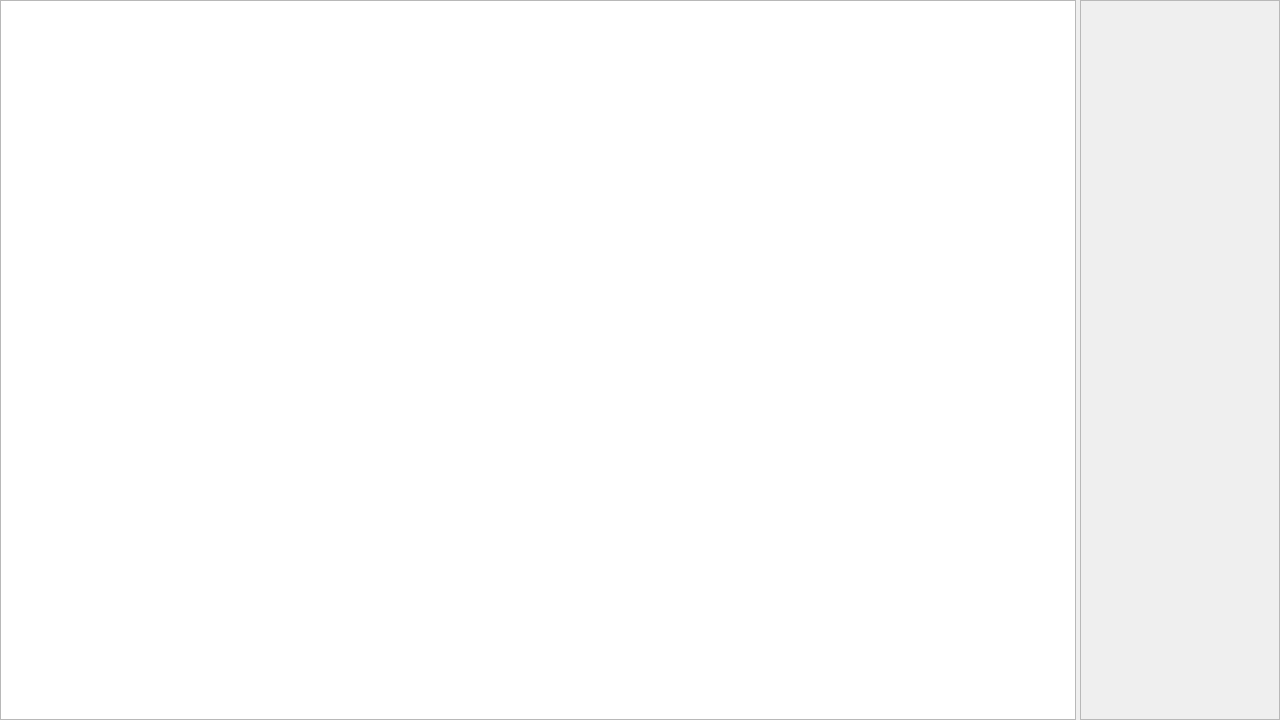
<?xml version="1.0" encoding="UTF-8"?>
<ui version="4.0">
 <class>MainWindow</class>
 <widget class="QDialog" name="MainWindow">
  <property name="geometry">
   <rect>
    <x>0</x>
    <y>0</y>
    <width>1280</width>
    <height>720</height>
   </rect>
  </property>
  <property name="windowTitle">
   <string>Print Sheet Music</string>
  </property>
  <layout class="QHBoxLayout" name="horizontalLayout">
   <property name="spacing">
    <number>4</number>
   </property>
   <property name="leftMargin">
    <number>0</number>
   </property>
   <property name="topMargin">
    <number>0</number>
   </property>
   <property name="rightMargin">
    <number>0</number>
   </property>
   <property name="bottomMargin">
    <number>0</number>
   </property>
   <item>
    <widget class="QGraphicsView" name="graphicsView"/>
   </item>
   <item>
    <widget class="QFrame" name="frame">
     <property name="minimumSize">
      <size>
       <width>200</width>
       <height>0</height>
      </size>
     </property>
     <property name="frameShape">
      <enum>QFrame::StyledPanel</enum>
     </property>
     <property name="frameShadow">
      <enum>QFrame::Raised</enum>
     </property>
    </widget>
   </item>
  </layout>
 </widget>
 <layoutdefault spacing="6" margin="11"/>
 <resources/>
 <connections/>
</ui>
